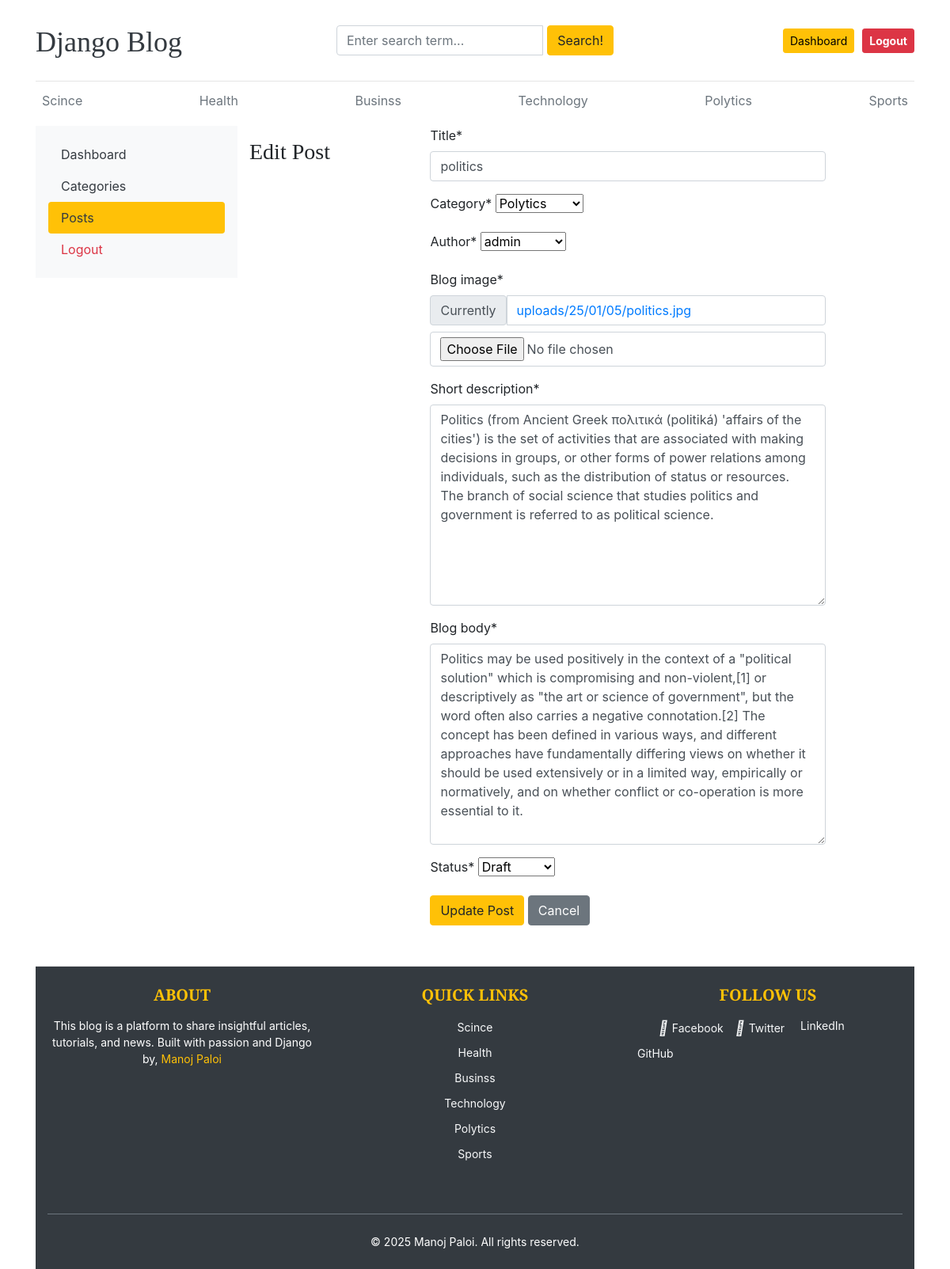
The page /dashboards/posts/edit/7/ (signed in) on the database its author committed.
### blogs/models.py (models this page shows, shortened)
class Category(models.Model):
    category_name = models.CharField(max_length=50, unique=True)
    created_at = models.DateTimeField(auto_now_add=True)
    updated_at = models.DateTimeField(auto_now=True)  # Fixed typo
    class Meta:
        verbose_name_plural = 'Categories'
    def __str__(self):
        return self.category_name

class Blogs(models.Model):
    title = models.CharField(max_length=100, unique=True)
    slug = models.SlugField(unique=True, blank=True)
    category = models.ForeignKey(Category, on_delete=models.CASCADE)  # Fixed field name
    author = models.ForeignKey(User, on_delete=models.CASCADE)
    blog_image = models.ImageField(upload_to='uploads/%Y/%m/%d')  # Fixed upload format
    short_description = models.TextField(max_length=2000)
    blog_body = models.TextField(max_length=3000)
    status = models.CharField(choices=STATUS_CHOICE, max_length=10, default='Draft')
    is_featured = models.BooleanField(default=False)  # Fixed field name
    created_at = models.DateTimeField(auto_now_add=True)
    updated_at = models.DateTimeField(auto_now=True)  # Fixed typo
    class Meta:
        verbose_name_plural = 'Blogs'

### dashboards/views.py (the view)
# urls.py: path('posts/edit/<int:pk>/', views.edit_posts, name='edit_posts'),
@login_required(login_url='login')
@never_cache
def edit_posts(request, pk):
    post = get_object_or_404(Blogs, pk=pk)
    if request.method == 'POST':
        form = BlogPostForm(request.POST, request.FILES, instance=post)
        if form.is_valid():
            form.save()
            return redirect('posts')  # ✅ Redirect to 'posts' page after updating
    else:
        form = BlogPostForm(instance=post)
    context = {
        'form': form,
        'post': post
    }
    return render(request, 'dashboard/edit_posts.html', context)

### dashboards/forms.py
class BlogPostForm(forms.ModelForm):
    class Meta:
        model = Blogs
        fields = ('title', 'category', 'author', 'blog_image', 'short_description', 'blog_body', 'status')  # Fix 'context' issue

### blogs/context_processors.py (called while the page is built)
def get_categories(request):
    categories = Category.objects.all()
    return dict(categories = categories)

### templates/dashboard/edit_posts.html (shortened to what this page needs)
{% extends '../base/base.html' %}
{% block content %}
  <div class="row">
    <div class="col-md-3">
      <div class="nav flex-column nav-pills bg-light p-3" aria-orientation="vertical">
        <a href="{% url 'dashboard' %}" class="nav-link text-dark">Dashboard</a>
        <a href="{% url 'categories' %}" class="nav-link text-dark">Categories</a>
        <a href="{% url 'posts' %}" class="nav-link text-dark bg-warning active">Posts</a>
        <a href="{% url 'logout' %}" class="nav-link text-danger">Logout</a>
      </div>
    </div>
    <div class="col-md-9">
      <div class="row">
        {% load crispy_forms_tags %}
        <h3 class="text-center my-3">Edit Post</h3>
        <form action="{% url 'edit_posts' post.id %}" method="POST" enctype="multipart/form-data" class="mx-auto" style="width: 500px;">
          {{ form|crispy }}
          <button type="submit" class="btn btn-warning">Update Post</button>
          <a href="{% url 'posts' %}" class="btn btn-secondary">Cancel</a>
        </form>
      </div>
    </div>
  </div>
{% endblock %}

### templates/base/Header.html (shortened to what this page needs)
{% load static %}
<!DOCTYPE html>
<html lang="en">
  <head>
    <link href="https://getbootstrap.com/docs/4.0/dist/css/bootstrap.min.css" rel="stylesheet" />
    <link href="{% static 'css/blog.css' %}" rel="stylesheet" />
    <link rel="stylesheet" href="https://cdnjs.cloudflare.com/ajax/libs/font-awesome/4.7.0/css/font-awesome.min.css" />
  </head>
  <header class="blog-header py-3">
    <div class="row flex-nowrap justify-content-between align-items-center">
      <div class="col-4 pt-1">
        <a class="blog-header-logo text-dark" href="/">Django Blog</a>
      </div>
      <div class="col-4" style="margin-top: 1rem;">
        <form action=" {% url 'search' %} " method="GET">
          <div class="input-group">
            <input class="form-control" name="keyword" type="text" placeholder="Enter search term..." aria-label="Enter search term..." aria-describedby="button-search" />
            <button type="submit" class="btn btn-warning" id="button-search" style="margin-left: 5px;" type="button">Search!</button>
          </div>
        </form>
      </div>
      <div class="col-4 d-flex justify-content-end align-items-center">
        {% if not user.is_authenticated %}
          <a class="btn btn-sm btn-warning" href="{% url 'login' %}">Login</a> &nbsp;
          <a class="btn btn-sm btn-outline-secondary" href="{% url 'register' %}">Register</a>
        {% else %}
          <span><a href="{% url 'dashboard' %}" class="btn btn-sm btn-warning" style="margin-right: 10px; color: black;">Dashboard</a></span>
          <a href="{% url 'logout' %}" class="btn btn-sm btn-danger" style="font-weight: bold; color: white;">Logout</a>
        {% endif %}
      </div>
    </div>
  </header>
  <div class="nav-scroller py-1 mb-2">
    <nav class="nav d-flex justify-content-between">
      {% for cat in categories %}
        <a class="p-2 text-muted" href="{% url 'posts_by_category' cat.id %}">{{ cat.category_name }}</a>
      {% endfor %}
    </nav>
  </div>
</html>

### templates/base/Footer.html (shortened to what this page needs)
{% load static %}
<footer class="blog-footer py-4 bg-dark text-white">
  <div class="container">
    <div class="row">
      <div class="col-md-4 col-sm-12 mb-4">
        <h5 class="text-uppercase mb-3">About</h5>
        <p>
          This blog is a platform to share insightful articles, tutorials, and news. Built with passion and Django by,
          <a href="#" class="text-warning">Manoj Paloi</a>
        </p>
      </div>
      <div class="col-md-4 col-sm-6 mb-4">
        <h5 class="text-uppercase mb-3">Quick Links</h5>
        <ul class="list-unstyled">
          {% for cat in categories %}
            <li>
              <a href="{% url 'posts_by_category' cat.id %}" class="text-light text-decoration-none">{{ cat.category_name }}</a>
            </li>
          {% endfor %}
        </ul>
      </div>
      <div class="col-md-4 col-sm-6 mb-4">
        <h5 class="text-uppercase mb-3">Follow Us</h5>
        <ul class="list-unstyled d-flex flex-wrap">
          <li class="me-3">
            <a href="#" class="text-light text-decoration-none d-flex align-items-center" style="padding-left: 2rem;"><i class="fab fa-facebook-f me-2"></i> Facebook</a>
          </li>
          <li class="me-3">
            <a href="#" class="text-light text-decoration-none d-flex align-items-center"><i class="fab fa-twitter me-2"></i> Twitter</a>
          </li>
          <li class="me-3">
            <a href="#" class="text-light text-decoration-none d-flex align-items-center"> LinkedIn</a>
          </li>
          <li class="me-3">
            <a href="#" class="text-light text-decoration-none d-flex align-items-center"> GitHub</a>
          </li>
        </ul>
      </div>
    </div>
    <hr class="border-secondary my-4" />
    <div class="text-center">
      <p class="mb-0">© 2025 Manoj Paloi. All rights reserved.</p>
    </div>
  </div>
</footer>

### static/css/blog.css (style rules this page uses)
.blog-header { border-bottom: 1px solid #e5e5e5; }
.blog-header-logo { font-family: "Playfair Display", Georgia, "Times New Roman", serif ; font-size: 2.25rem; }
h1, h2, h3, h4, h5, h6 { font-family: "Playfair Display", Georgia, "Times New Roman", serif ; }
.blog-footer { padding: 2.5rem 0; color: #727272; text-align: center; background-color: #f9f9f9; border-top: .05rem solid #e5e5e5; }
.blog-footer p:last-child { margin-bottom: 0; }

### templates/base/Footer.html (style rules this page uses)
.blog-footer { background-color: #343a40; color: #ffffff; margin-top: 35px; }
.blog-footer h5 { font-weight: bold; color: #ffc107; }
.blog-footer p, .blog-footer a { font-size: 14px; }
.blog-footer ul { padding: 0; list-style: none; }
.blog-footer ul li { margin-bottom: 8px; }
.blog-footer ul li a { font-size: 14px; transition: color 0.3s ease; }
.blog-footer ul.d-flex li { margin-right: 15px; }
.blog-footer ul.d-flex li a { display: flex; align-items: center; gap: 5px; }
.blog-footer ul.d-flex li a i { font-size: 18px; }

### rows shown on the page
Category: category_name "Scince"
Category: category_name "Health"
Category: category_name "Businss"
Category: category_name "Technology"
Category: category_name "Polytics"
Category: category_name "Sports"
Blogs: title "politics", category "Polytics", author "admin", short_description "Politics (from Ancient Greek πολιτικά (politiká) 'affairs of the cities') is the set of activities that are associated with making decisions in groups, or other forms of power relations among individuals, such as the distribution of status or resources. The branch of social science that studies politics and government is referred to as political science.", blog_body "Politics may be used positively in the context of a \"political solution\" which is compromising and non-violent,[1] or descriptively as \"the art or science of government\", but the word often also carries a negative connotation.[2] The concept has been defined in various ways, and different approaches have fundamentally differing views on whether it should be used extensively or in a limited way, empirically or normatively, and on whether conflict or co-operation is more essential to it.", status "Draft"
